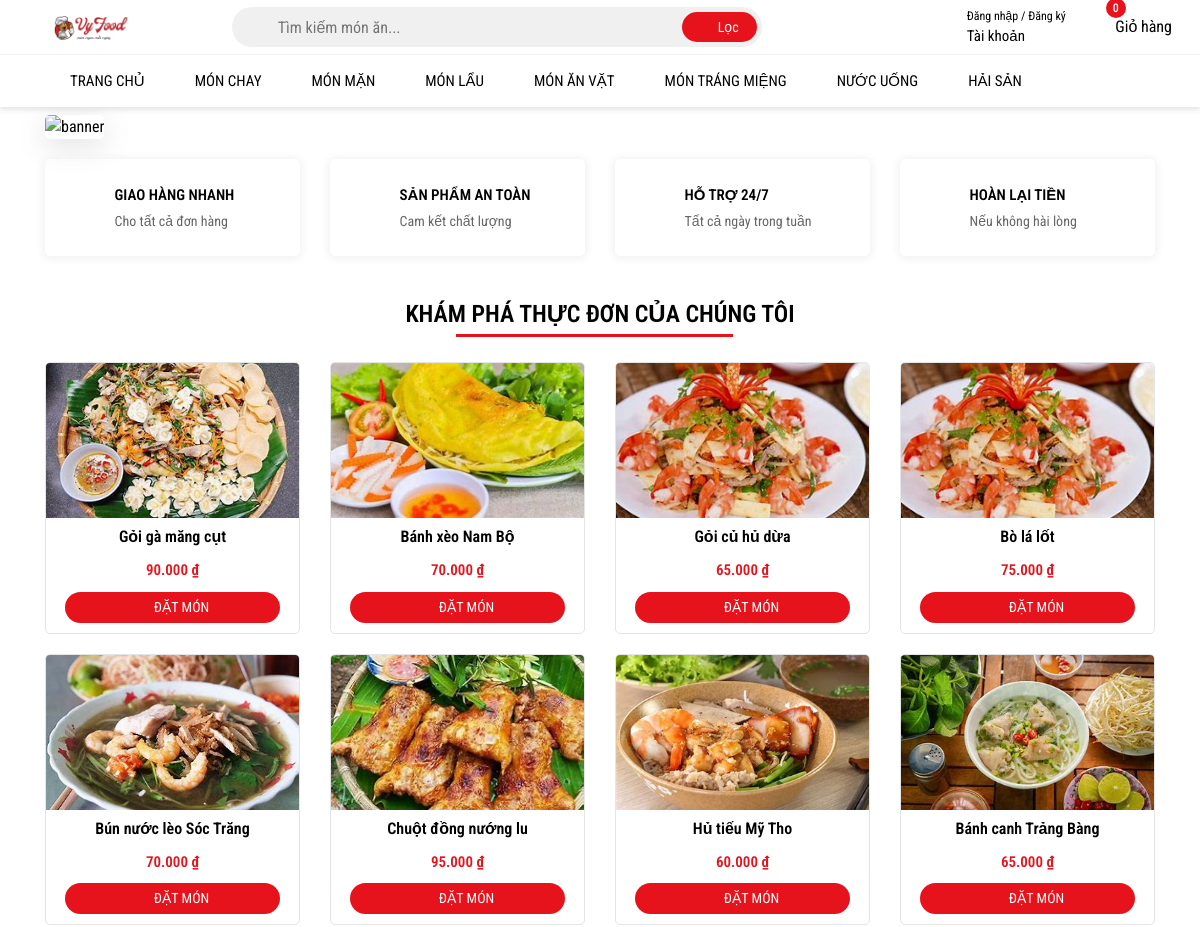
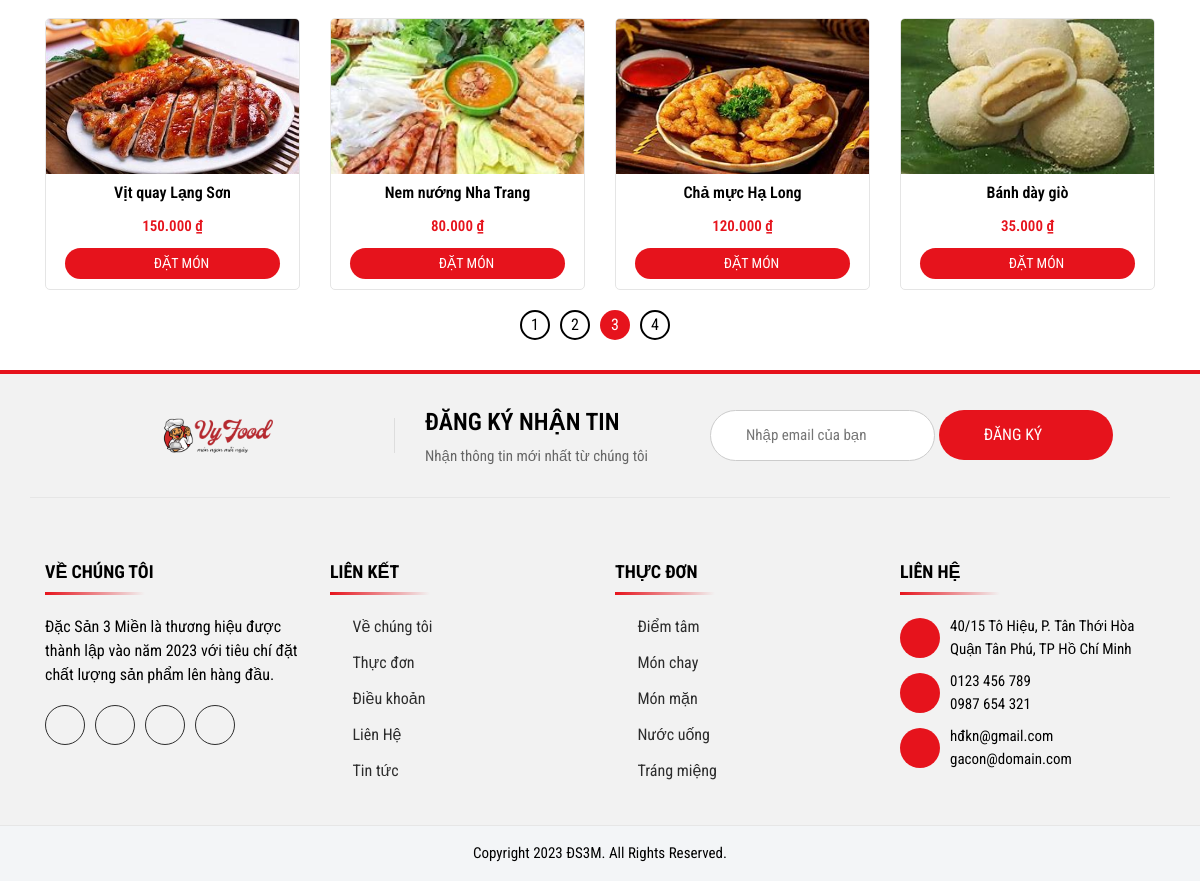
Screenshot of /index.php?Type=Món+mặn&page=3 with the database file from the repository (2 pictures, top to bottom).
### tables this page shows
CREATE TABLE `sanpham` (
  `ID` int(11) NOT NULL,
  `Name` varchar(255) NOT NULL,
  `Image` varchar(255) NOT NULL,
  `Price` int(255) NOT NULL,
  `Describtion` varchar(255) NOT NULL,
  `Type` enum('món chay','món mặn','món lẩu','món ăn vặt','món tráng miệng','nước uống','hải sản') NOT NULL,
  `Visible` TINYINT(1) DEFAULT 1
);

### index.php (the view, shortened to what this page needs)
<!DOCTYPE html>
<html lang="en">
  <head>
    <link
      rel="stylesheet"
      href="https://cdn.jsdelivr.net/npm/bootstrap@4.0.0/dist/css/bootstrap.min.css"
    />
    <link
      rel="stylesheet"
      href="assets/font-awesome-pro-v6-6.2.0/css/all.min.css"
    />
    <link rel="stylesheet" href="assets/css/base.css" />
    <link rel="stylesheet" href="assets/css/style.css" />
    <link rel="stylesheet" href="./assets/css/toast-message.css" />
  </head>
  <body>
    <?php
    include "includes/header.php";
    ?>
    <div class="Banner">
      <div class="container">
        <div class="inner-img">
          <img src="assets/img/banner.jpg" alt="banner" />
        </div>
      </div>
    </div>
    <div class="home-service" id="home-service">
      <div class="container">
        <div class="row">
          <div class="col-xl-3 col-lg-3 col-md-6 col-sm-6 col-12">
            <div class="inner-item">
              <div class="inner-icon">
                <i class="fa-solid fa-truck-fast"></i>
              </div>
              <div class="inner-info">
                <div class="inner-chu1">GIAO HÀNG NHANH</div>
                <div class="inner-chu2">Cho tất cả đơn hàng</div>
              </div>
            </div>
          </div>
          <div class="col-xl-3 col-lg-3 col-md-6 col-sm-6 col-12">
            <div class="inner-item">
              <div class="inner-icon">
                <i class="fa-solid fa-shield-heart"></i>
              </div>
              <div class="inner-info">
                <div class="inner-chu1">SẢN PHẨM AN TOÀN</div>
                <div class="inner-chu2">Cam kết chất lượng</div>
              </div>
            </div>
          </div>
          <div class="col-xl-3 col-lg-3 col-md-6 col-sm-6 col-12">
            <div class="inner-item">
              <div class="inner-icon">
                <i class="fa-solid fa-headset"></i>
              </div>
              <div class="inner-info">
                <div class="inner-chu1">HỖ TRỢ 24/7</div>
                <div class="inner-chu2">Tất cả ngày trong tuần</div>
              </div>
            </div>
          </div>
          <div class="col-xl-3 col-lg-3 col-md-6 col-sm-6 col-12">
            <div class="inner-item">
              <div class="inner-icon">
                <i class="fa-solid fa-coins"></i>
              </div>
              <div class="inner-info">
                <div class="inner-chu1">HOÀN LẠI TIỀN</div>
                <div class="inner-chu2">Nếu không hài lòng</div>
              </div>
            </div>
          </div>
        </div>
      </div>
    </div>
    <?php
    include "connect.php";
    $limit = 12;
    $page = isset($_GET['page']) ? (int)$_GET['page'] : 1;
    $page = max($page, 1);
    $offset = ($page - 1) * $limit;
    $stmt = $conn->prepare("SELECT * FROM sanpham WHERE Visible = 1 LIMIT ? OFFSET ?");
    $stmt->bind_param("ii", $limit, $offset);
    $stmt->execute();
?>
      <?php
include "connect.php";
$Type = isset($_GET['Type']) ? $_GET['Type'] : '';
$page = isset($_GET['page']) ? (int)$_GET['page'] : 1;
$limit = 12;
$offset = ($page - 1) * $limit;
if ($Type) {
    $stmt_count = $conn->prepare("SELECT COUNT(*) as total FROM sanpham WHERE Type = ? and Visible = 1");
    $stmt_count->bind_param("s", $Type);
    $stmt_count->execute();
} else {
    $stmt_count = $conn->prepare("SELECT COUNT(*) as total FROM sanpham WHERE Visible = 1");
    $stmt_count->execute();
}
$count_result = $stmt_count->get_result();
$row_count = $count_result->fetch_assoc();
$total_records = $row_count['total'];
$total_pages = ceil($total_records / $limit);
if ($Type) {
    $stmt = $conn->prepare("SELECT * FROM sanpham WHERE Type = ? and Visible= 1 LIMIT ? OFFSET ?");
    $stmt->bind_param("sii", $Type, $limit, $offset);
} else {
    $stmt = $conn->prepare("SELECT * FROM sanpham WHERE Visible = 1 LIMIT ? OFFSET ?");
    $stmt->bind_param("ii", $limit, $offset);
}
$stmt->execute();
$result = $stmt->get_result();
?>
<div class="Products" id="product-list">
  <div class="container">
    <div class="row">
      <?php if ($total_records > 0): ?>
        <div class="col-xl-12">
          <div class="inner-title">Khám phá thực đơn của chúng tôi</div>
        </div>
        <?php while ($row = $result->fetch_assoc()): ?>
          <div class="col-xl-3 col-lg-3 col-md-4 col-sm-6 col-12">
            <div class="inner-item">
              <a href="chitietsp.php?id=<?= $row['ID']; ?>" class="inner-img">
                <img src="<?= htmlspecialchars($row['Image']); ?>" />
              </a>
              <div class="inner-info">
                <div class="inner-ten"><?= htmlspecialchars($row['Name']); ?></div>
                <div class="inner-gia"><?= number_format($row['Price']); ?>.000 ₫</div>
                <a href="chitietsp.php?id=<?= $row['ID']; ?>" class="inner-muahang">
                  <i class="fa-solid fa-cart-plus"></i> ĐẶT MÓN
                </a>
              </div>
            </div>
          </div>
        <?php endwhile; ?>
      <?php endif; ?>
    </div>
  </div>
</div>
    <div id="pagination" class="Pagination">
  <div class="container">
    <ul>
      <?php
      for ($i = 1; $i <= $total_pages; $i++) {
          $active_class = ($i == $page) ? 'trang-chinh' : '';
          echo '<li><a href="index.php?Type=' . urlencode($Type) . '&page=' . $i . '" class="inner-trang ' . $active_class . '">' . $i . '</a></li>';
      }
      ?>
    </ul>
  </div>
</div>
    <?php
    include_once "includes/footer.php";
     ?>

### assets/css/base.css (style rules this page uses)
:root { --color-text: #000000; --color-bg1: #0d5432; --color-bg2: #e6131c; --font: "Roboto Condensed", sans-serif; }
a { text-decoration: none; }
body { color: var(--color-text); font-family: var(--font); overflow-x: hidden; }

### assets/css/style.css (style rules this page uses)
ul, li { list-style: none; padding: 0; margin: 0; }
html { scroll-behavior: smooth; }
body { background-color: #fff; position: relative; }
.Banner { padding-top: 60px; padding-bottom: 10px; }
.Banner img { width: 100%; height: auto; object-fit: cover; border-radius: 5px; box-shadow: rgba(100, 100, 111, 0.2) 0px 7px 29px 0px; }
.home-service { padding: 10px 0px; }
.home-service .inner-item { display: flex; align-items: center; box-shadow: 0px 1px 9px 2px #f1f1f1; padding: 20px; border-radius: 5px; }
.home-service .inner-icon { color: var(--color-bg2); font-size: 38px; margin-right: 20px; }
.home-service .inner-chu1 { font-size: 15px; font-weight: 600; margin-bottom: 4px; }
.home-service .inner-chu2 { font-size: 14px; color: #666666; }
.Products { padding-top: 30px; padding-bottom: 0; }
.Products .inner-title { font-size: 24px; font-weight: 600; text-align: center; text-transform: uppercase; margin-bottom: 30px; position: relative; }
.Products .inner-title::after { content: ""; position: absolute; bottom: -5px; left: 37%; width: 25%; height: 3px; background: var(--color-bg2); }
.Products .inner-item { border: 1px solid #e5e5e5; border-radius: 5px; overflow: hidden; padding-bottom: 10px; margin-bottom: 20px; }
.Products .inner-img { overflow: hidden; display: inline-block; width: 100%; }
.Products .inner-img img { width: 100%; height: 155px; object-fit: cover; transition: all 0.4s ease; }
.Products .inner-info { text-align: center; }
.Products .inner-ten { font-size: 16px; font-weight: 600; margin-bottom: 10px; }
.Products .inner-gia { color: var(--color-bg2); font-size: 15px; font-weight: 600; margin-bottom: 10px; }
.Products .inner-muahang { color: #fff; font-size: 14px; width: 85%; padding: 5px; background: var(--color-bg2); border-radius: 45px; border: none; outline: none; cursor: pointer; display: inline-block; }
.Products .inner-muahang i { margin-right: 4px; }
.Pagination ul { list-style-type: none; padding: 0; margin: 0; display: flex; justify-content: center; align-items: center; margin-bottom: 30px; }
.Pagination .inner-trang { background: #fff; color: var(--color-text); width: 30px; height: 30px; border-radius: 50%; margin-right: 10px; border: 2px solid #000; display: flex; align-items: center; justify-content: center; cursor: pointer; }
.Pagination .inner-trang.trang-chinh { color: #fff; background: var(--color-bg2); border: none; }

### rows the page displays
sanpham: shows a picture, Name "Gỏi gà măng cụt", Price "90"
sanpham: shows a picture, Name "Bánh xèo Nam Bộ", Price "70"
sanpham: Name "Gỏi củ hủ dừa", Price "65"
sanpham: Name "Bò lá lốt", Price "75"
sanpham: shows a picture, Name "Bún nước lèo Sóc Trăng", Price "70"
sanpham: shows a picture, Name "Chuột đồng nướng lu", Price "95"
sanpham: shows a picture, Name "Hủ tiếu Mỹ Tho", Price "60"
sanpham: shows a picture, Name "Bánh canh Trảng Bàng", Price "65"
sanpham: shows a picture, Name "Vịt quay Lạng Sơn", Price "150"
sanpham: shows a picture, Name "Nem nướng Nha Trang", Price "80"
sanpham: shows a picture, Name "Chả mực Hạ Long", Price "120"
sanpham: shows a picture, Name "Bánh dày giò", Price "35"
